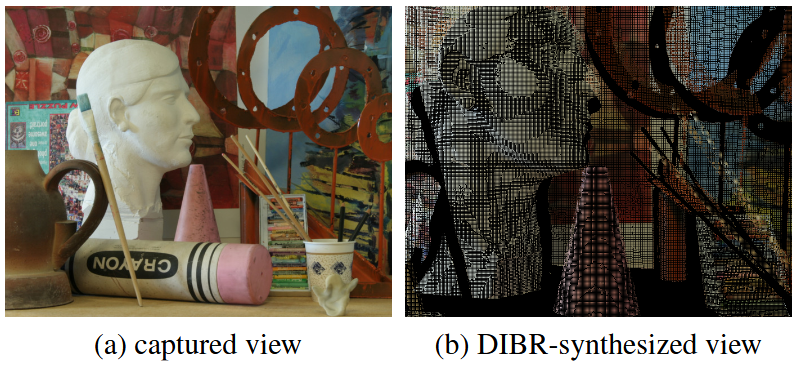
#> input picture imgs/DIBR-Mao-Cheung-Ji.png, 802 x 368 px
$ jupyter execute --allow-errors tutorial_distorcao_imgs.ipynb
#> lines starting #> are read from the running program, lines starting #| are printed output that depends on the picture
### Universidade Presbiteriana Mackenzie FCI
##### Curso de Ciência da Computação Disciplina de Computação Visual

Integrantes do Grupo:
* Felipe U. G. de Sousa (RA: 10418415)
* Gustavo N. Siqueira (RA: 10419057)
* Thomaz de S. Scopel (RA: 10417183)
* Vinicius S. Cappatti (RA: 10418266)

# Processamento de imagens 2D com efeito pseudo-3D

## Seção Teórica

### Introdução

A síntese de novas visualizações a partir de uma única imagem 2D é um tema recorrente em computação visual, especialmente quando se busca produzir **sensação de profundidade** e **paralaxe** em cenários interativos com baixo custo computacional. Em vez de reconstruir explicitamente uma geometria 3D completa, abordagens práticas exploram **transformações geométricas (warping)** guiadas por alguma forma de informação de profundidade, real ou estimada.

Nesse contexto, a **distorção baseada em profundidade** e a *Depth-Image-Based Rendering* (DIBR) oferecem uma formulação amplamente utilizada para a síntese de pontos de vista virtuais: parte-se de uma imagem original e de um mapa de profundidade associado aos seus pixels e, em seguida, remapeiam-se amostras de cor de modo consistente com a variação de ponto de vista (FEHN, 2004). Um efeito perceptual típico desse processo é a paralaxe, particularmente visível em deslocamentos laterais modestos (MAO; CHEUNG; JI, 2014).

Esta seção teórica organiza os conceitos necessários para fundamentar a seção prática do notebook: (i) a noção de **distorção de imagens** como função de mapeamento entre planos; (ii) o papel de mapas de profundidade na síntese de novas visualizações; e (iii) a operacionalização do remapeamento com a função `cv2.remap` (OpenCV). Na parte prática, implementa-se uma versão simplificada do procedimento para simular um efeito pseudo‑3D com controle interativo, priorizando clareza metodológica e reprodutibilidade.

### Distorção de imagens

A distorção de imagens (*image warping*) é um procedimento recorrente em computação visual que consiste em aplicar uma **transformação geométrica** sobre imagens bidimensionais, estando presente em diversas aplicações (GUSTAFSSON, 1993).

De modo geral, uma distorção pode ser descrita por uma **função de mapeamento** entre a imagem original e uma imagem de destino, na qual as coordenadas de um ponto em um dos domínios determinam as coordenadas correspondentes no outro domínio (GUSTAFSSON, 1993).

Entre as diferentes classes de warping, destacam-se as técnicas **guiadas por profundidade**, nas quais um mapa de profundidade (real ou estimado) é utilizado para sintetizar variações de ponto de vista de uma câmera virtual (GUO et al., 2023).

Em termos conceituais, o warping guiado por profundidade é próximo da *Depth-Image-Based Rendering* (DIBR). A distinção prática, no escopo deste notebook, está no objetivo: busca-se produzir **uma nova imagem 2D** que simule mudanças de perspectiva (paralaxe), em vez de reconstruir explicitamente uma representação 3D completa.

### Renderização de imagem baseada em profundidade (DIBR)

A *Depth-Image-Based Rendering* (DIBR) consiste em sintetizar visualizações "virtuais" (novos pontos de vista) de uma imagem — estática ou em vídeo — a partir das informações de **cor** e **profundidade** associadas a cada pixel (FEHN, 2004).

A formulação clássica do processo pode ser descrita em duas etapas (FEHN, 2004):

- As amostras da imagem são posicionadas em um espaço 3D usando a profundidade de cada pixel.
- Em seguida, esses pontos 3D são projetados no plano de uma **câmera virtual** posicionada no ponto de vista desejado.

Mao, Cheung e Ji (2014) observam que um efeito característico do uso de DIBR é a **paralaxe**, particularmente perceptível em deslocamentos laterais (em torno do eixo *x*), ao passo que deslocamentos ao longo do eixo de profundidade (aproximar-se ou afastar-se) tendem a produzir uma variação perceptual menos evidente nesse tipo de síntese.

*Imagem 1: Exemplo de aplicação de DIBR em uma imagem (adaptado de Mao, Cheung e Ji).*

### Inspiração e exemplo de aplicação

O funcionamento do DIBR **real** (como o utilizado em filtros de redes sociais ou em visualização VR) opera sobre os mesmos princípios deste projeto, mas substitui as aproximações matemáticas simples por Inteligência Artificial e processamento gráfico avançado:

* **1. Profundidade guiada por IA ou hardware:** Em vez de usar uma fórmula matemática genérica no centro da tela, o sistema real extrai a profundidade de forma inteligente. Ele utiliza **Redes Neurais** (como a arquitetura MiDaS) treinadas em milhões de imagens para "adivinhar" as distâncias analisando sombras, texturas e perspectivas da foto. Em celulares de ponta, também lê os dados brutos de hardware, como sensores **LiDAR** ou câmeras duplas, gerando um mapa de profundidade recortado em volta da pessoa.

* **2. Separação em camadas (Layered Depth Image - LDI):** Para evitar que objetos estiquem como chiclete, o DIBR profissional "fatia" a imagem original. Ele recorta a pessoa (primeiro plano) e a separa do fundo. Quando o usuário gira o celular, a imagem da pessoa flutua de forma independente da matriz de pixels que forma o cenário de fundo.

* **3. Inpainting generativo (contextual):** Quando a imagem se move e revela o "buraco" vazio atrás do objeto, o DIBR real não apenas "estica" o pixel vizinho. Ele utiliza algoritmos de síntese de textura ou IA generativa para analisar o padrão do cenário e **pintar de forma realista o que estava escondido**. Ele reconstrói a parede, o céu ou a grama por trás do objeto que se moveu, tornando a ilusão tridimensional contínua e sem defeitos nas bordas.

### Biblioteca OpenCV (cv2)

Para operacionalizar a distorção guiada por profundidade (como uma implementação simplificada inspirada em DIBR), este notebook utiliza a função `remap` da biblioteca OpenCV (`cv2` no Python). Essa função permite **remapear** (deslocar) os pixels da imagem de entrada para novas coordenadas na imagem de saída, realizando interpolação quando necessário (HUAMAN, *[s.d.]*).

Em termos de formulação, `remap` aplica uma função de mapeamento sobre as coordenadas *x* e *y*, o que possibilita inverter, redirecionar ou deformar a imagem conforme os mapas de transformação fornecidos (HUAMAN, *[s.d.]*).

Ao empregar `borderMode=cv2.BORDER_REPLICATE`, regiões que extrapolam os limites da imagem são preenchidas por **replicação das bordas**. Embora essa escolha evite áreas vazias, ela pode introduzir artefatos e reduzir a naturalidade da síntese. Em pipelines completos de DIBR, alternativas incluem estratégias de preenchimento e suavização, por exemplo com filtragem Gaussiana aplicada ao mapa de profundidade para reduzir descontinuidades (FEHN, 2004).

### Referências bibliográficas

**FEHN, Christoph**. *Depth-image-based rendering (DIBR), compression, and transmission for a new approach on 3D-TV*. Em: Stereoscopic Displays and Virtual Reality Systems XI. SPIE, 2004. p. 93-104.

**MAO, Yu; CHEUNG, Gene; JI, Yusheng**. *Image interpolation for DIBR view synthesis using graph Fourier transform*. Em: 2014 3DTV-Conference: The True Vision - Capture, Transmission and Display of 3D Video (3DTV-CON). Budapeste, Hungria, 2014. p. 1-4.

**HUAMAN, Ana**. *Remapping*. Documentação OpenCV. *[s.l.]*, *[s.d.]*. Disponível em: https://docs.opencv.org/4.x/d1/da0/tutorial_remap.html. Acesso em 28/04/2026.

**GUSTAFSSON, Andreas**. *Interactive Image Warping*. *[s.l.]*, 1993. p. 1-59.

**GUO, Mantang; et al.** *Content-aware Warping for View Synthesis*. *[s.l.]*, 2023. p. 1-18.

## Seção Prática

### Dependências

Antes de iniciar a execução do notebook, é importante garantir que todas as dependências dele estejam instaladas.

Para isso, basta instalar as dependências descritas em `requirements.txt` ou executar a célula abaixo.

**IMPORTANTE:** Execute a célula abaixo somente **uma vez** nesse kernel.

[cell 1]
import sys
import subprocess
from pathlib import Path

req_file = Path("requirements.txt")

if req_file.exists():
    subprocess.check_call([sys.executable, "-m", "pip", "install", "-r", str(req_file)])
else:
    subprocess.check_call(
        [
            sys.executable,
            "-m",
            "pip",
            "install",
            "opencv-python",
            "numpy",
            "Pillow",
            "ipywidgets",
        ]
    )
#> (this line was passed over: subprocess is not available in this run)

print("Dependências instaladas neste kernel.")

### Bibliotecas utilizadas

- **OpenCV (`cv2`)**: leitura de imagem, redimensionamento e (principalmente) o remapeamento de pixels com `cv2.remap`.
- **NumPy (`numpy`)**: criação das grades de coordenadas e cálculos matriciais do mapa de profundidade e dos deslocamentos.
- **PIL (`Pillow`)** + **IPython display**: conversão para RGB e exibição da imagem no notebook.
- **ipywidgets**: criação da interface interativa com sliders e `widgets.interact`.

[cell 2]
import cv2
import numpy as np
from IPython.display import display
from PIL import Image
import ipywidgets as widgets

### Carregamento da imagem

O notebook define um caminho em `caminho_da_imagem` e tenta ler com `img = cv2.imread(caminho_da_imagem)`.

Por padrão, usamos a imagem `imgs/DIBR-Mao-Cheung-Ji.png`, já presente no repositório. Se quiser usar outra imagem, coloque-a na pasta `imgs` ou substitua o caminho abaixo.

[cell 3]
from pathlib import Path

# IMPORTANTE: Se quiser outra imagem, ajuste o caminho abaixo.
caminho_da_imagem = Path("imgs") / "DIBR-Mao-Cheung-Ji.png"

if not caminho_da_imagem.exists():
    raise FileNotFoundError(
        "Imagem não encontrada. Coloque uma imagem em 'imgs/' "
        "ou atualize 'caminho_da_imagem'."
    )

img = cv2.imread(str(caminho_da_imagem))
#> img is the input picture: shape (368, 802, 3); mean B, G, R 88.6, 99, 106.8

if img is None:
    raise ValueError("A imagem não pôde ser carregada.")

print(f"Imagem carregada: {caminho_da_imagem}")

### Ajuste de tamanho (redimensionamento)

Depois de obter `altura` e `largura`, o notebook limita a imagem a:

- `max_width = 600`
- `max_height = 500`

Se a imagem for maior que esses limites, calcula uma **escala** e redimensiona mantendo a proporção:

- `escala = min(max_width / largura, max_height / altura)`
- `cv2.resize(...)`

[cell 4]
altura, largura = img.shape[:2]
#> altura = 368; largura = 802

max_width, max_height = 600, 500
if largura > max_width or altura > max_height:
    escala = min(max_width / largura, max_height / altura)
#> escala = 0.748
    img = cv2.resize(img, (int(largura * escala), int(altura * escala)))
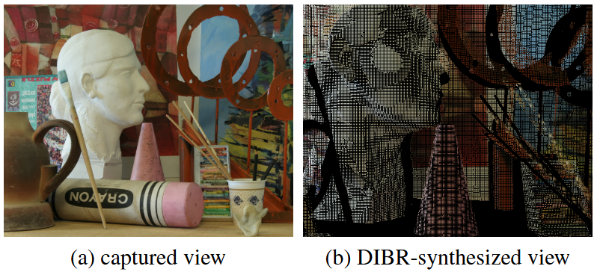
#> img: shape (275, 600, 3); mean B, G, R 88.5, 99, 106.8
    altura, largura = img.shape[:2]
#> altura = 275; largura = 600

### Visualização da imagem (após redimensionamento)

A célula abaixo exibe a imagem que será usada na simulação, já com o tamanho ajustado.

[cell 5]
img_rgb = cv2.cvtColor(img, cv2.COLOR_BGR2RGB)
display(Image.fromarray(img_rgb))

print(f"Imagem usada (após redimensionamento): {largura}x{altura}")
#| Imagem usada (após redimensionamento): 600x275

### Criação de um “mapa de profundidade” sintético

Como não há um depth map real (estimado por rede neural, estéreo, etc.), o notebook cria um mapa **artificial** baseado na distância ao centro da imagem:

1. cria grades de coordenadas:
   - `y, x = np.mgrid[0:altura, 0:largura]`
2. calcula o centro:
   - `centro_x = largura / 2`, `centro_y = altura / 2`
3. define um mapa com formato “colina” (tipo gaussiano/exponencial radial):
   - `mapa_profundidade = exp(-dist2 / escala)`

Em seguida, converte esse mapa em deslocamento máximo de pixels:

- `forca_maxima = 30`
- `profundidade_calculada = mapa_profundidade * forca_maxima`

Na prática, isso faz o **centro deslocar mais** e as bordas deslocarem menos (ou vice‑versa, dependendo do sinal do controle), produzindo a sensação de profundidade ao mover.

[cell 6]
y, x = np.mgrid[0:altura, 0:largura]
centro_x, centro_y = largura / 2, altura / 2
#> centro_x = 300; centro_y = 137.5
mapa_profundidade = np.exp(-((x - centro_x)**2 + (y - centro_y)**2) / (0.1 * (largura**2 + altura**2)))

forca_maxima = 30
profundidade_calculada = mapa_profundidade * forca_maxima

print(f"Dimensões da imagem: {largura}x{altura}\n")
#| Dimensões da imagem: 600x275

### Visualização do mapa de profundidade sintético

A imagem abaixo mostra o mapa de profundidade gerado. Pixels mais claros indicam maior profundidade (maior deslocamento).

[cell 7]
mapa_norm = cv2.normalize(mapa_profundidade, None, 0, 255, cv2.NORM_MINMAX)
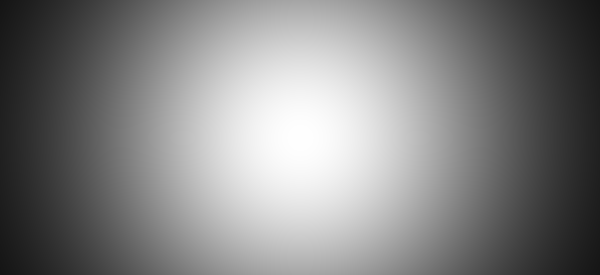
#> mapa_profundidade: shape (275, 600) float64; min 0.0821, max 1, mean 0.515
mapa_norm = mapa_norm.astype(np.uint8)
display(Image.fromarray(mapa_norm))
#> the sliders are set to 
